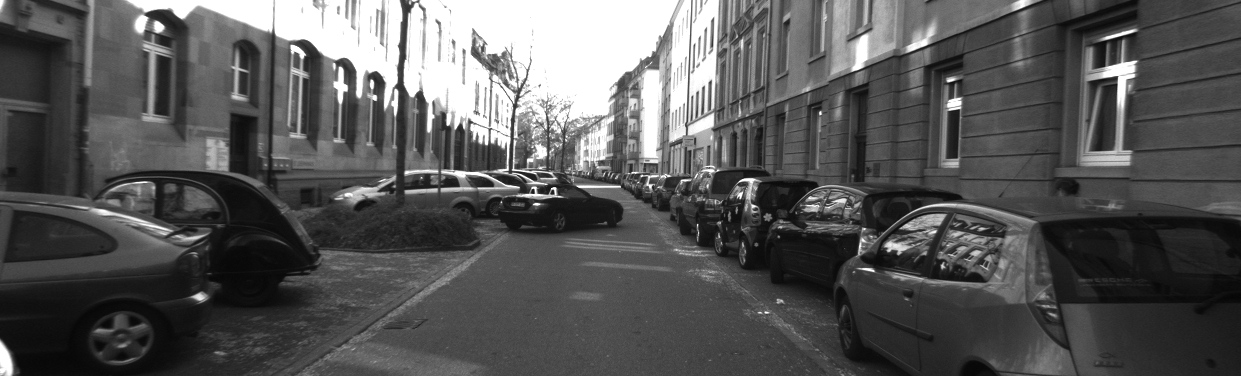
#> input picture Week3/data_stereo_flow/training/image_0/000045_10.png, 1241 x 376 px
$ jupyter execute --allow-errors 'Task1 - Optical flow.ipynb'
#> lines starting #> are read from the running program, lines starting #| are printed output that depends on the picture; after the words box and inside, x2 and y2 are one past the last pixel; in counts of white or black regions, pixels touching at a corner belong together
# Week 3

## Task 1 - Optical flow

### Task 1.1: Optical flow estimation with off-the-shelf method

Quantitative results:
- MSEN: Mean Square Error in Non-occluded areas
- PEPN: Percentage of Erroneous Pixels in Non-occluded areas
- Runtime

Dataset: Sequences 45 (image_0) from [KITTI](https://www.cvlibs.net/datasets/kitti/eval_stereo_flow.php?benchmark=stereo) (Click "Download stereo/optical flow data set (2 GB)").

[cell 1]
def compute_msen(flow_gt, flow_est, valid_mask):
    diff = flow_gt - flow_est
    epe = np.sqrt(np.sum(diff**2, axis=2))
    return np.mean(epe[valid_mask])

def compute_pepn(flow_gt, flow_est, valid_mask, threshold=3.0):
    diff = flow_gt - flow_est
    epe = np.sqrt(np.sum(diff**2, axis=2))
    err_pixels = np.sum((epe > threshold) & valid_mask)
    total_valid = np.sum(valid_mask)
    return 100.0 * err_pixels / total_valid

[cell 2]
from pathlib import Path

import cv2
import numpy as np
import matplotlib.pyplot as plt

# Paths to KITTI data
DATASET_PATH = Path("data_stereo_flow/training/")
IMG_PATH = DATASET_PATH / "image_0"
FLOW_PATH = DATASET_PATH / "flow_occ"
assert DATASET_PATH.exists()
assert IMG_PATH.exists()
assert FLOW_PATH.exists()

# Load images
img1 = cv2.imread(IMG_PATH / "000045_10.png", cv2.IMREAD_GRAYSCALE)
#> img1 is the input picture: shape (376, 1241); min 5, max 255, mean 87
img2 = cv2.imread(IMG_PATH / "000045_11.png", cv2.IMREAD_GRAYSCALE)
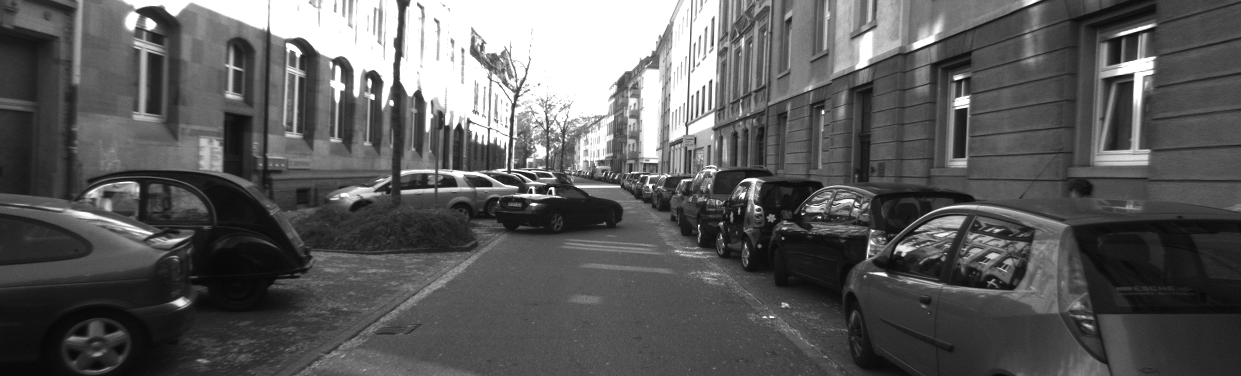
#> input picture Week3/data_stereo_flow/training/image_0/000045_11.png, 1241 x 376 px
#> img2 is the input picture: shape (376, 1241); min 6, max 255, mean 91.7

# Load ground truth flow
flow_gt = cv2.imread(FLOW_PATH / "000045_10.png", cv2.IMREAD_UNCHANGED)
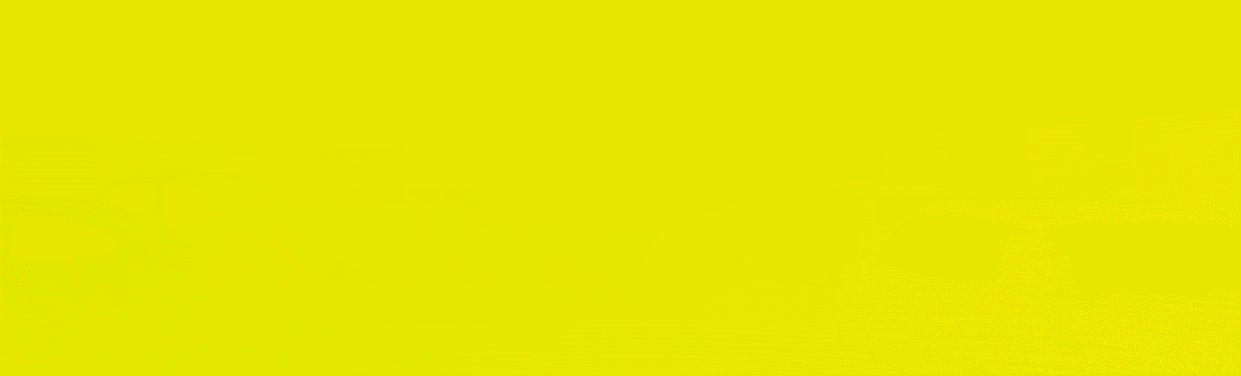
#> input picture Week3/data_stereo_flow/training/flow_occ/000045_10.png, 1241 x 376 px
#> flow_gt is the input picture: shape (376, 1241, 3) uint16; mean B, G, R 0.2, 32819.8, 32780.5

# KITTI encodes flow as uint16, need to decode it
u = (flow_gt[:, :, 2].astype(np.float32) - 2**15) / 64.0
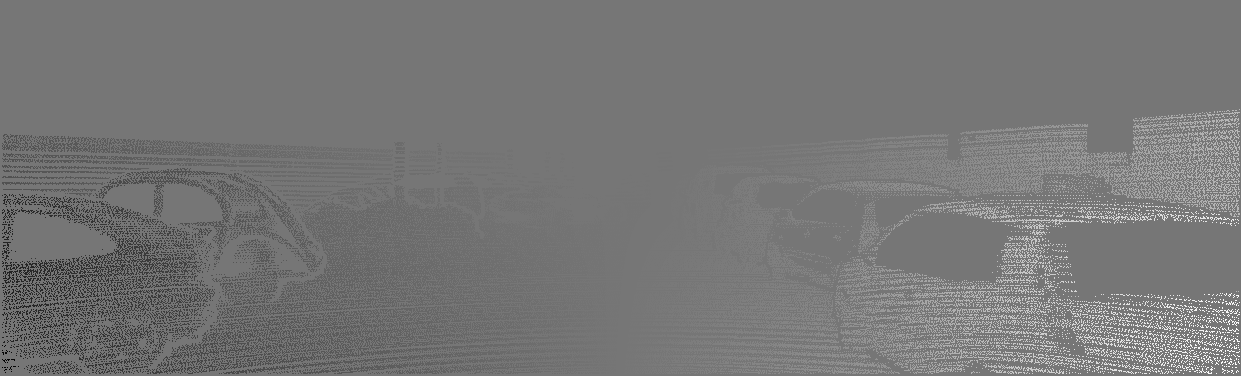
#> u: shape (376, 1241) float32; min -46.2, max 53.62, mean 0.2; drawn with min black and max white
v = (flow_gt[:, :, 1].astype(np.float32) - 2**15) / 64.0
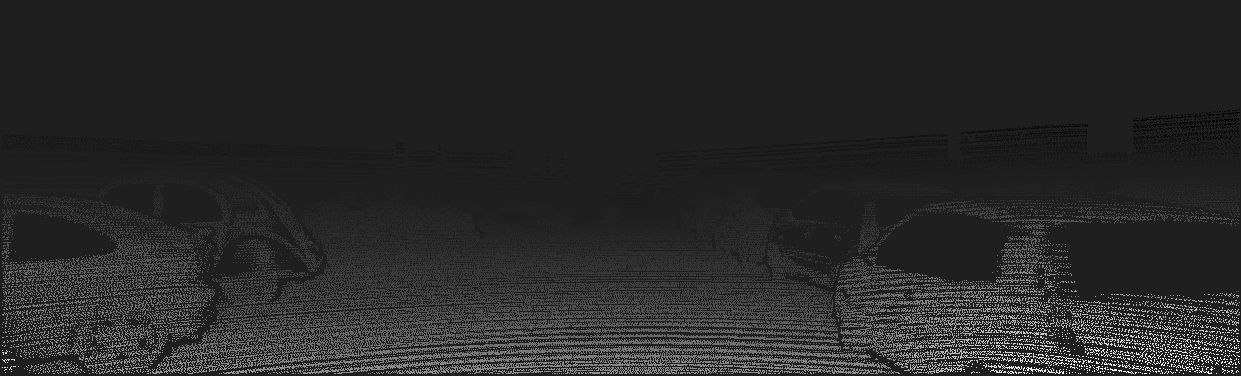
#> v: shape (376, 1241) float32; min -2.45, max 17.44, mean 0.809; drawn with min black and max white
valid_mask = flow_gt[:, :, 0] > 0
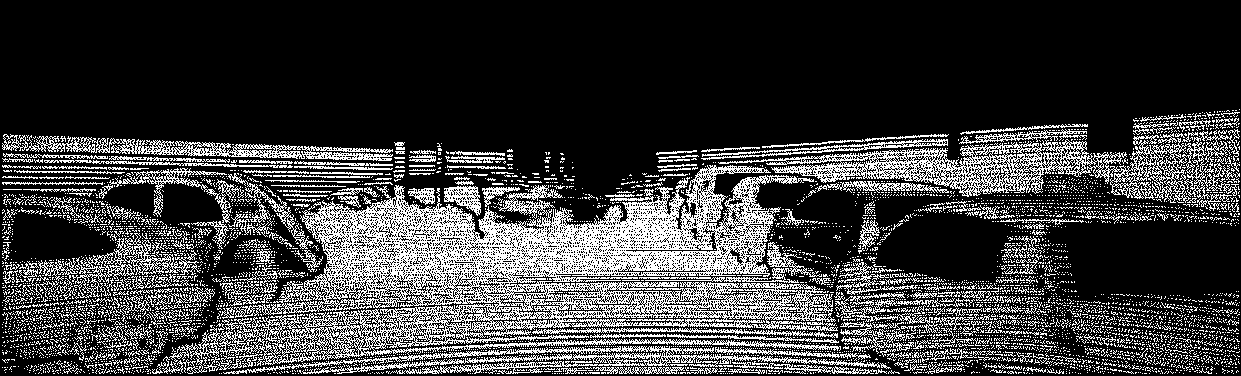
#> valid_mask: shape (376, 1241) bool; 23.7% white in thin lines or dots, all inside (x1, y1, x2, y2) = (2, 109, 1240, 374)
flow_gt = np.dstack((u, v))

[cell 3]
# Visualize the images and flow side by side
plt.figure(figsize=(15, 5))

plt.subplot(2, 2, 1)
plt.imshow(img1, cmap='gray')
plt.title("Image 1 (t)")

plt.subplot(2, 2, 2)
plt.imshow(img2, cmap='gray')
plt.title("Image 2 (t+1)")

# Downsample for visualization (to avoid too many arrows)
step = 10
h, w = u.shape
#> h = 376; w = 1241
y, x = np.mgrid[0:h:step, 0:w:step]
u_down = u[::step, ::step]
v_down = v[::step, ::step]
valid_down = valid_mask[::step, ::step]
#> valid_down: shape (38, 125) bool; 23.2% white in thin lines or dots, all inside (x1, y1, x2, y2) = (1, 12, 124, 38)

plt.subplot(2, 2, 3)
plt.imshow(img1, cmap='gray')
plt.quiver(x, y, u_down * valid_down, v_down * valid_down, color='r', angles='xy', scale_units='xy', scale=0.5)
plt.title("Optical Flow (GT)")

# Flow estimation, assuming flow_gt is available from pyflow or another flow estimation method
# flow_gt is a 3D array with shape (height, width, 2) representing the flow components (u, v)
# For example, you could use: u, v, _ = pyflow.coarse2fine_flow(...)

# Prepare flow visualization in HSV
flow_hsv = np.zeros((img1.shape[0], img1.shape[1], 3), dtype=np.uint8)
flow_hsv[:, :, 0] = 255  # Set Hue to 255 (will adjust based on angle)
flow_hsv[:, :, 1] = 255  # Set Saturation to 255 (full saturation)
# Assuming flow_gt contains the flow components u (horizontal) and v (vertical)
mag, ang = cv2.cartToPolar(flow_gt[..., 0], flow_gt[..., 1])
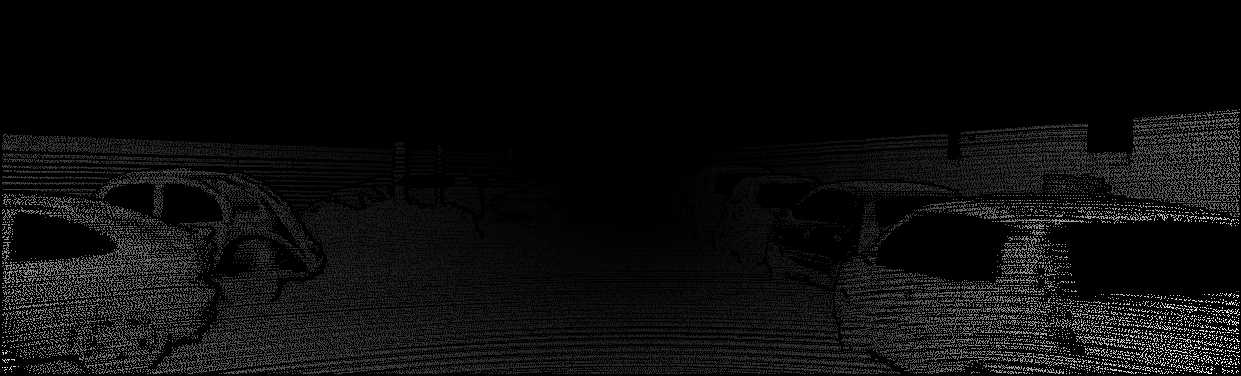
#> mag: shape (376, 1241) float32; min 0, max 56.18, mean 2.8; drawn with min black and max white
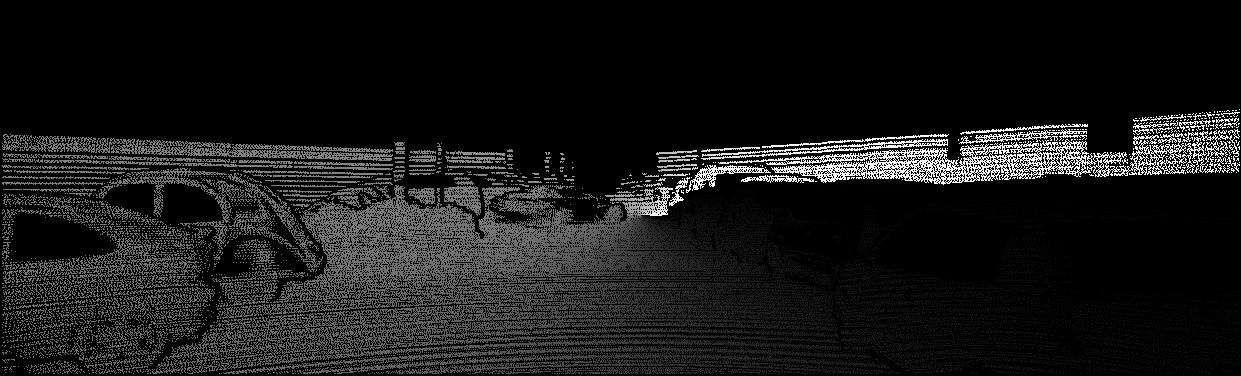
#> ang: shape (376, 1241) float32; min 0, max 6.28, mean 0.573; drawn with min black and max white
# Map angle (ang) to hue in the range [0, 180]
flow_hsv[..., 0] = (ang * 180 / np.pi / 2).astype(np.uint8)
# Normalize magnitude to [0, 255] and use it for Value channel
flow_hsv[..., 2] = cv2.normalize(mag, None, 0, 255, cv2.NORM_MINMAX).astype(np.uint8)
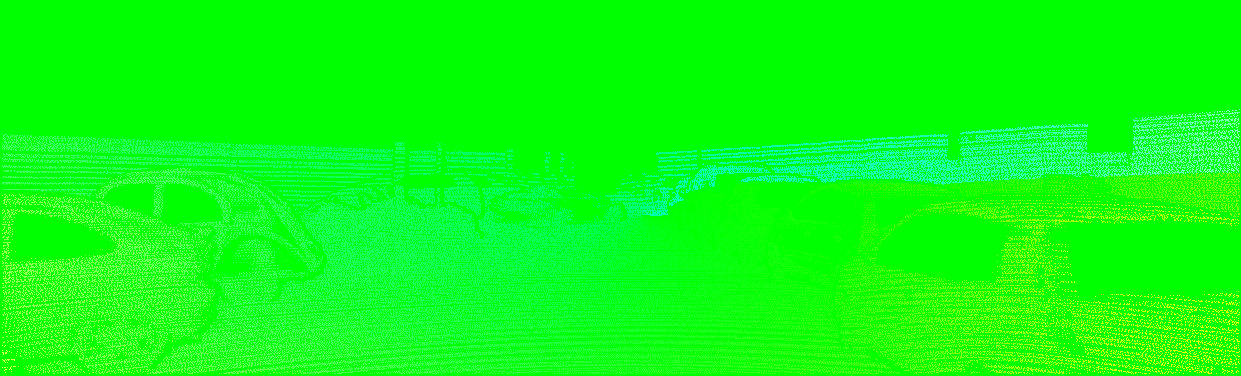
#> flow_hsv: shape (376, 1241, 3); mean of channels 0, 1, 2 16.3, 255, 12.4; drawn as B, G, R
# Convert HSV to RGB
flow_rgb = cv2.cvtColor(flow_hsv, cv2.COLOR_HSV2BGR)
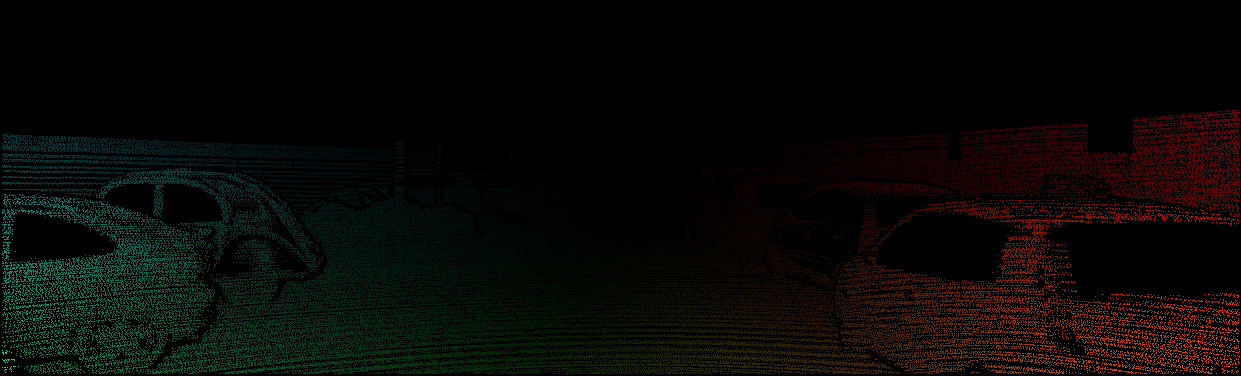
#> flow_rgb: shape (376, 1241, 3); mean B, G, R 3.9, 7.5, 6.7

plt.subplot(2, 2, 4)
plt.imshow(flow_rgb, vmin=flow_rgb.min(), vmax=flow_rgb.max())
plt.title("Optical Flow (GT)")

plt.tight_layout()
plt.show()
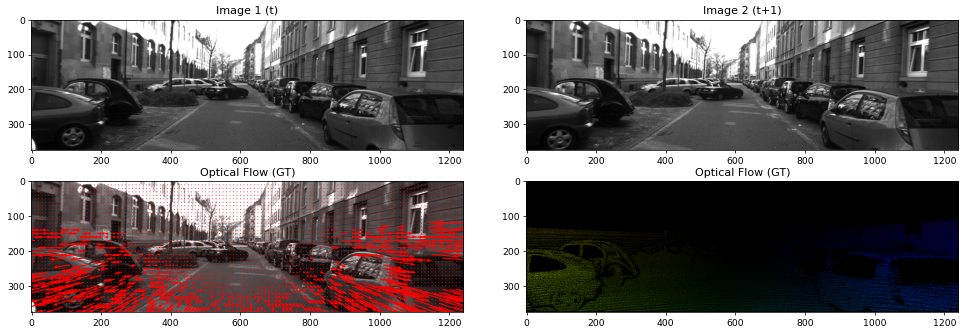
#> figure drawn by matplotlib, 4 panels; B, G, R data is drawn as R, G, B
